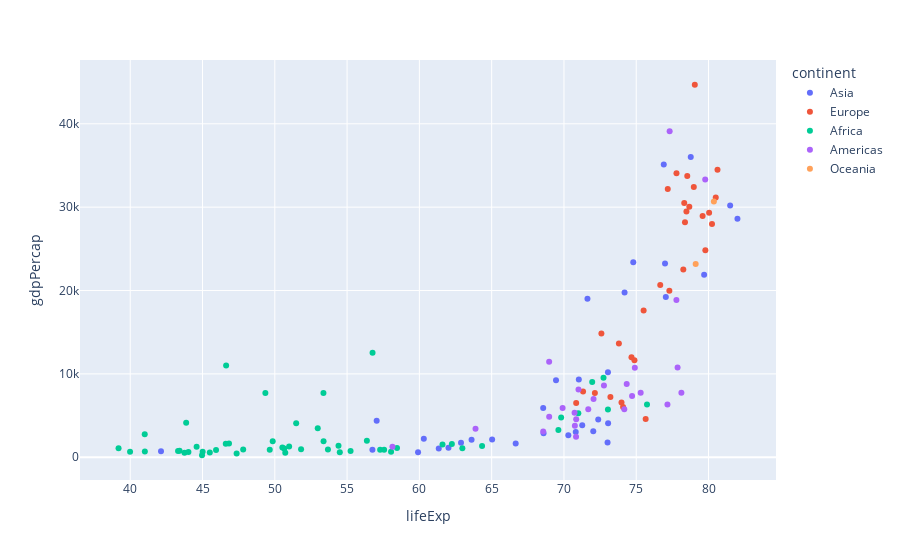

The notebook cell saved with this chart:
### Markdown cell above
5. Dibujar un diagrama de dispersión para expectativa de vida versus el PIB per capita para el año 2002 y usando colores para diferenciar por continente, use los mismos colores del video. Incluya una leyenda para identificar los significados de colores.

### Code cell
fig = px.scatter(gapminder_2002, x='lifeExp', y='gdpPercap', color='continent')
fig.show()

### Figure 1 — Plotly figure (JSON) as saved in the notebook; plotly's stock layout.template omitted (floating-point values rounded to 4 significant figures)
{"data": [{"hovertemplate": "continent=Asia<br>lifeExp=%{x}<br>gdpPercap=%{y}<extra></extra>", "legendgroup": "Asia", "marker": {"color": "#636efa", "symbol": "circle"}, "mode": "markers", "name": "Asia", "orientation": "v", "showlegend": true, "type": "scatter", "x": [42.13, 74.8, 62.01, 56.75, 72.03, 81.5, 62.88, 68.59, 69.45, 57.05, 79.7, 82, 71.26, 66.66, 77.05, 76.9, 71.03, 73.04, 65.03, 59.91, 61.34, 74.19, 63.61, 70.3, 71.63, 78.77, 70.81, 73.05, 76.99, 68.56, 73.02, 72.37, 60.31], "xaxis": "x", "y": [726.7, 23400.0, 1136.0, 896.2, 3119.0, 30210.0, 1747.0, 2874.0, 9241.0, 4391.0, 21910.0, 28600.0, 3845.0, 1647.0, 19230.0, 35110.0, 9314.0, 10210.0, 2141.0, 611, 1057.0, 19770.0, 2093.0, 2651.0, 19010.0, 36020.0, 3015.0, 4091.0, 23240.0, 5913.0, 1764.0, 4515.0, 2235.0], "yaxis": "y"}, {"hovertemplate": "continent=Europe<br>lifeExp=%{x}<br>gdpPercap=%{y}<extra></extra>", "legendgroup": "Europe", "marker": {"color": "#EF553B", "symbol": "circle"}, "mode": "markers", "name": "Europe", "orientation": "v", "showlegend": true, "type": "scatter", "x": [75.65, 78.98, 78.32, 74.09, 72.14, 74.88, 75.51, 77.18, 78.37, 79.59, 78.67, 78.26, 72.59, 80.5, 77.78, 80.24, 73.98, 78.53, 79.05, 74.67, 77.29, 71.32, 73.21, 73.8, 76.66, 79.78, 80.04, 80.62, 70.84, 78.47], "xaxis": "x", "y": [4604.0, 32420.0, 30490.0, 6019.0, 7697.0, 11630.0, 17600.0, 32170.0, 28200.0, 28930.0, 30040.0, 22510.0, 14840.0, 31160.0, 34080.0, 27970.0, 6557.0, 33720.0, 44680.0, 12000.0, 19970.0, 7885.0, 7236.0, 13640.0, 20660.0, 24840.0, 29340.0, 34480.0, 6508.0, 29480.0], "yaxis": "y"}, {"hovertemplate": "continent=Africa<br>lifeExp=%{x}<br>gdpPercap=%{y}<extra></extra>", "legendgroup": "Africa", "marker": {"color": "#00cc96", "symbol": "circle"}, "mode": "markers", "name": "Africa", "orientation": "v", "showlegend": true, "type": "scatter", "x": [70.99, 41.0, 54.41, 46.63, 50.65, 47.36, 49.86, 43.31, 50.52, 62.97, 44.97, 52.97, 46.83, 53.37, 69.81, 49.35, 55.24, 50.73, 56.76, 58.04, 58.45, 53.68, 45.5, 50.99, 44.59, 43.75, 72.74, 57.29, 45.01, 51.82, 62.25, 71.95, 69.61, 44.03, 51.48, 54.5, 46.61, 75.74, 43.41, 64.34, 61.6, 41.01, 45.94, 53.37, 56.37, 43.87, 49.65, 57.56, 73.04, 47.81, 39.19, 39.99], "xaxis": "x", "y": [5288.0, 2773.0, 1373.0, 11000.0, 1038.0, 446.4, 1934.0, 738.7, 1156.0, 1076.0, 241.2, 3484.0, 1649.0, 1908.0, 4755.0, 7703.0, 765.4, 530.1, 12520.0, 660.6, 1112.0, 945.6, 575.7, 1288.0, 1275.0, 531.5, 9535.0, 894.6, 665.4, 951.4, 1579.0, 9022.0, 3258.0, 633.6, 4072.0, 601.1, 1615.0, 6316.0, 785.7, 1353.0, 1520.0, 699.5, 882.1, 7711.0, 1993.0, 4128.0, 899.1, 886.2, 5723.0, 927.7, 1072.0, 672.0], "yaxis": "y"}, {"hovertemplate": "continent=Americas<br>lifeExp=%{x}<br>gdpPercap=%{y}<extra></extra>", "legendgroup": "Americas", "marker": {"color": "#ab63fa", "symbol": "circle"}, "mode": "markers", "name": "Americas", "orientation": "v", "showlegend": true, "type": "scatter", "x": [74.34, 63.88, 71.01, 79.77, 77.86, 71.68, 78.12, 77.16, 70.85, 74.17, 70.73, 68.98, 58.14, 68.56, 72.05, 74.9, 70.84, 74.71, 70.75, 69.91, 77.78, 68.98, 77.31, 75.31, 72.77], "xaxis": "x", "y": [8798.0, 3413.0, 8131.0, 33330.0, 10780.0, 5755.0, 7723.0, 6341.0, 4564.0, 5773.0, 5352.0, 4858.0, 1270.0, 3100.0, 6995.0, 10740.0, 2475.0, 7356.0, 3784.0, 5909.0, 18860.0, 11460.0, 39100.0, 7727.0, 8605.0], "yaxis": "y"}, {"hovertemplate": "continent=Oceania<br>lifeExp=%{x}<br>gdpPercap=%{y}<extra></extra>", "legendgroup": "Oceania", "marker": {"color": "#FFA15A", "symbol": "circle"}, "mode": "markers", "name": "Oceania", "orientation": "v", "showlegend": true, "type": "scatter", "x": [80.37, 79.11], "xaxis": "x", "y": [30690.0, 23190.0], "yaxis": "y"}], "layout": {"legend": {"title": {"text": "continent"}, "tracegroupgap": 0}, "margin": {"t": 60}, "xaxis": {"anchor": "y", "domain": [0, 1], "title": {"text": "lifeExp"}}, "yaxis": {"anchor": "x", "domain": [0, 1], "title": {"text": "gdpPercap"}}}}
